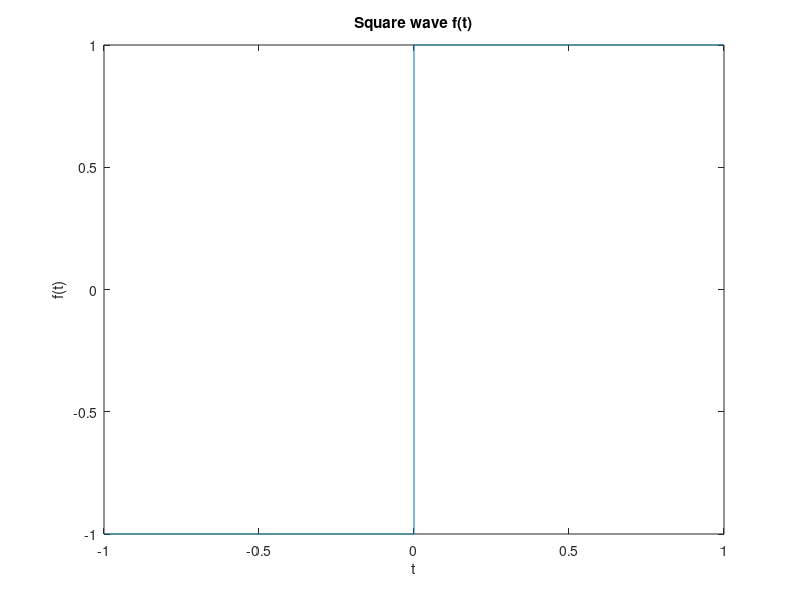

Write the MATLAB code that produced this figure. (Note: this script raises an error after producing the figure.)
% Harry Choi 32464223
% 23-Apr-2021
% Lab 6 Task 4 Step A
close all; clc; clear

T = 1;
domT = -T:0.0001:T;

f = @(t) 1.*(0<=t & t<=T) + -1.*(-T<=t & t<0);

plot(domT,f(domT))
title('Square wave f(t)')
xlabel('t')
ylabel('f(t)')
legend('f(t)','Location','best outside')